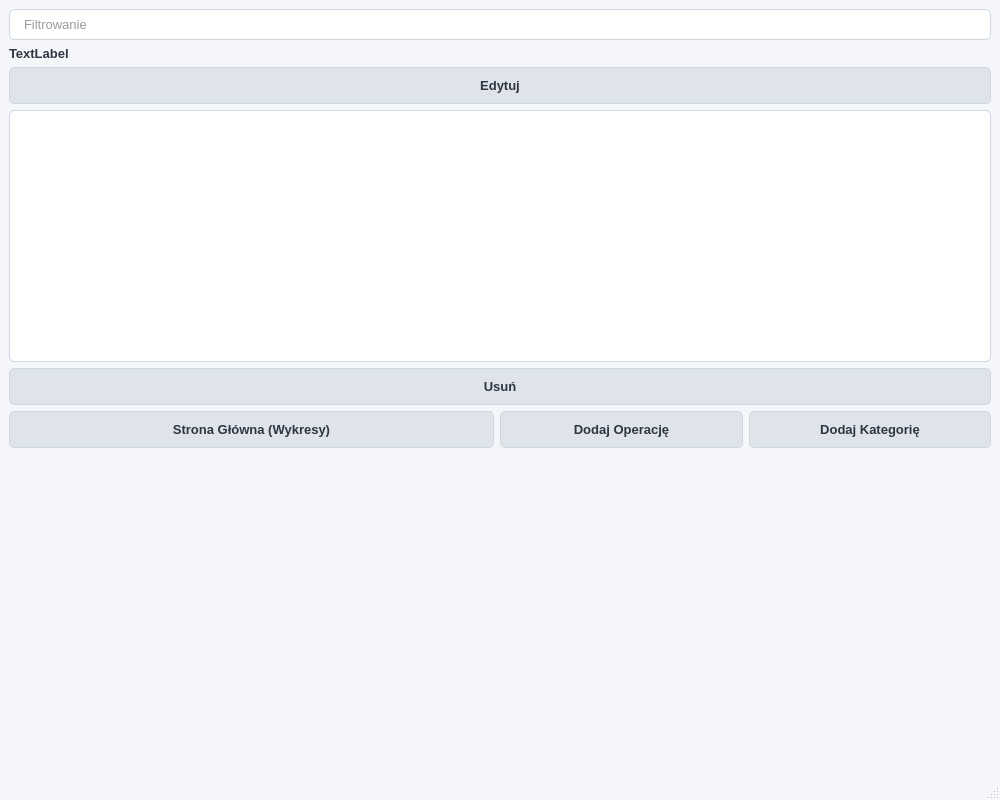
<?xml version="1.0" encoding="UTF-8"?>
<ui version="4.0">
 <class>MainWindow</class>
 <widget class="QMainWindow" name="MainWindow">
  <property name="geometry">
   <rect>
    <x>0</x>
    <y>0</y>
    <width>1000</width>
    <height>800</height>
   </rect>
  </property>
  <property name="windowTitle">
   <string>Menedżer Finansów</string>
  </property>
  <property name="styleSheet">
   <string notr="true">
QMainWindow {
    background-color: #f5f6fa;
}
QWidget {
    color: #2f3542;
}
QLabel {
    font-weight: bold;
    font-size: 13px;
    background: transparent;
}
QLineEdit {
    background-color: #ffffff;
    border: 1px solid #ced6e0;
    border-radius: 5px;
    padding: 6px 12px;
    font-size: 13px;
}
QLineEdit:focus {
    border: 1px solid #747d8c;
    background-color: #fcfcfd;
}
QPushButton {
    background-color: #dfe4ea;
    border: 1px solid #ced6e0;
    border-radius: 5px;
    padding: 10px 15px;
    font-weight: bold;
    font-size: 13px;
}
QPushButton:hover {
    background-color: #ced6e0;
    border: 1px solid #a4b0be;
}
QPushButton:pressed {
    background-color: #a4b0be;
    color: #ffffff;
}
QTableView {
    background-color: #ffffff;
    border: 1px solid #ced6e0;
    border-radius: 5px;
    gridline-color: #e8e8e8;
    selection-background-color: #a4b0be;
    selection-color: white;
}
QHeaderView::section {
    background-color: #f1f2f6;
    padding: 8px;
    border: none;
    border-right: 1px solid #ced6e0;
    border-bottom: 1px solid #ced6e0;
    font-weight: bold;
}
#chartContainer {
    background-color: #ffffff;
    border: 1px solid #ced6e0;
    border-radius: 6px;
}
#mainChartView {
    background: transparent;
    border: none;
}
#lblFixedCosts, #lblOneTimeCosts {
    color: #2c3e50;
    margin-top: 5px;
    margin-left: 10px;
}
#spinYear {
    border: 1px solid #ced6e0;
    border-radius: 5px;
    background-color: #ffffff;
    font-weight: bold;
    font-size: 13px;
    padding-right: 20px;
    selection-background-color: transparent;
    selection-color: #2f3542;
}
#spinYear:focus {
    border: 1px solid #747d8c;
}
#spinYear::up-button {
    subcontrol-origin: border;
    subcontrol-position: top right;
    width: 22px;
    background: #dfe4ea;
    border-left: 1px solid #ced6e0;
    border-top-right-radius: 4px;
}
#spinYear::down-button {
    subcontrol-origin: border;
    subcontrol-position: bottom right;
    width: 22px;
    background: #dfe4ea;
    border-left: 1px solid #ced6e0;
    border-bottom-right-radius: 4px;
}
#spinYear::up-button:hover, #spinYear::down-button:hover {
    background-color: #ced6e0;
}
   </string>
  </property>
  <widget class="QWidget" name="centralwidget">
   <layout class="QVBoxLayout" name="verticalLayout" stretch="0,0,0,4,0,0,5">
    <item>
     <widget class="QLineEdit" name="lineEditFilter">
      <property name="placeholderText">
       <string>Filtrowanie</string>
      </property>
     </widget>
    </item>
    <item>
     <widget class="QLabel" name="lblBalance">
      <property name="text">
       <string>TextLabel</string>
      </property>
     </widget>
    </item>
    <item>
     <widget class="QPushButton" name="btnEdit">
      <property name="text">
       <string>Edytuj</string>
      </property>
     </widget>
    </item>
    <item>
     <widget class="QTableView" name="tableView">
      <property name="sizePolicy">
       <sizepolicy hsizetype="Expanding" vsizetype="Expanding">
        <horstretch>0</horstretch>
        <verstretch>0</verstretch>
       </sizepolicy>
      </property>
      <property name="alternatingRowColors">
       <bool>true</bool>
      </property>
     </widget>
    </item>
    <item>
     <widget class="QPushButton" name="btnDelete">
      <property name="text">
       <string>Usuń</string>
      </property>
     </widget>
    </item>
    <item>
     <layout class="QHBoxLayout" name="horizontalLayout" stretch="2,1,1">
      <item>
       <widget class="QPushButton" name="pushButton_3">
        <property name="text">
         <string>Strona Główna (Wykresy)</string>
        </property>
       </widget>
      </item>
      <item>
       <widget class="QPushButton" name="pushButton">
        <property name="text">
         <string>Dodaj Operację</string>
        </property>
       </widget>
      </item>
      <item>
       <widget class="QPushButton" name="pushButton_2">
        <property name="text">
         <string>Dodaj Kategorię</string>
        </property>
       </widget>
      </item>
     </layout>
    </item>
    <item>
     <widget class="QStackedWidget" name="stackedWidget">
      <property name="sizePolicy">
       <sizepolicy hsizetype="Expanding" vsizetype="Expanding">
        <horstretch>0</horstretch>
        <verstretch>0</verstretch>
       </sizepolicy>
      </property>
      <property name="currentIndex">
       <number>-1</number>
      </property>
     </widget>
    </item>
   </layout>
   <zorder>tableView</zorder>
   <zorder>btnDelete</zorder>
   <zorder>stackedWidget</zorder>
   <zorder>lineEditFilter</zorder>
   <zorder>btnEdit</zorder>
   <zorder>lblBalance</zorder>
  </widget>
  <widget class="QMenuBar" name="menubar">
   <property name="geometry">
    <rect>
     <x>0</x>
     <y>0</y>
     <width>1000</width>
     <height>21</height>
    </rect>
   </property>
  </widget>
  <widget class="QStatusBar" name="statusbar"/>
 </widget>
 <resources/>
 <connections/>
</ui>
